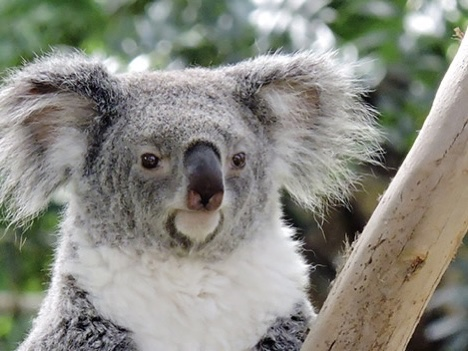
#> input picture mdkr imagenes/koala.jpeg, 468 x 351 px, found by its file name
$ python p9-bordes-1392.py
#> lines starting #> are read from the running program, lines starting #| are printed output that depends on the picture; after the words box and inside, x2 and y2 are one past the last pixel; in counts of white or black regions, pixels touching at a corner belong together
import cv2
print("Daniel Gallegos NC 1392 Problema 2")
# Cargar imagen
imagen = cv2.imread("mdkr imagenes/koala.jpeg")
#> imagen is the input picture: shape (351, 468, 3); mean B, G, R 128.8, 137.9, 137.3

# Comprobar imagen
if imagen is None:
    print("Error: no se pudo cargar la imagen.")
    exit()

# Convertir a escala de grises
gris = cv2.cvtColor(imagen, cv2.COLOR_BGR2GRAY)
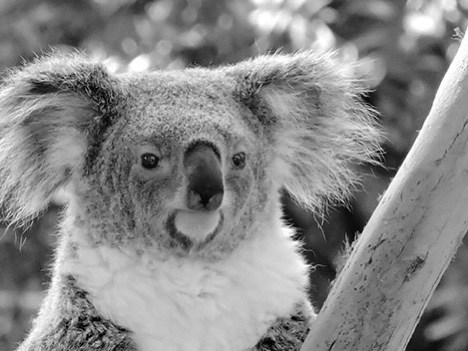
#> gris: shape (351, 468); min 0, max 255, mean 136.7

# Convertir a imagen binaria mediante umbral
_, binaria = cv2.threshold(
    gris,
    127,
    255,
    cv2.THRESH_BINARY
)
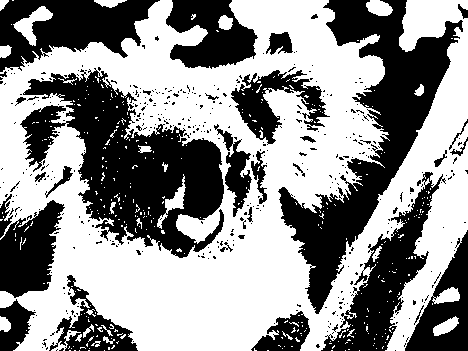
#> binaria: shape (351, 468); 56.7% white; 427 black regions (394 under 20 px)

# Detectar contornos
contornos, jerarquia = cv2.findContours(
    binaria,
    cv2.RETR_EXTERNAL,
    cv2.CHAIN_APPROX_SIMPLE
)
#> contornos = 202 contours, 189 with area under 20; largest, box (x1, y1, x2, y2) and area: (0, 0, 468, 351) 113088, (13, 6, 53, 46) 530, (366, 0, 393, 16) 287, (433, 316, 459, 336) 243, (218, 15, 233, 30) 144; jerarquia = 202 rows, first 6: [1, -1, -1, -1], [2, 0, -1, -1], [3, 1, -1, -1], [4, 2, -1, -1], [5, 3, -1, -1], [6, 4, -1, -1]

# Dibujar los contornos
resultado = imagen.copy()

cv2.drawContours(
    resultado,
    contornos,
    -1,
    (0, 255, 0),
    2
)
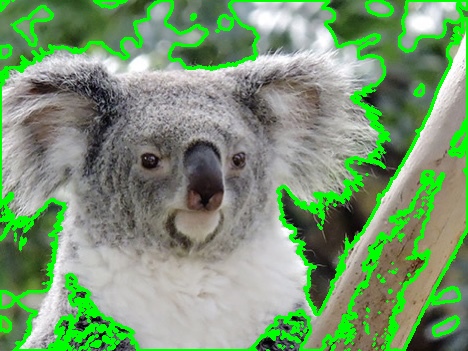
#> resultado: shape (351, 468, 3); 12.27% of pixels changed, all inside (x1, y1, x2, y2) = (0, 0, 468, 351)

# Mostrar resultados
cv2.imshow("Koala original 1392", imagen)
cv2.imshow("Koala binario 1392", binaria)
cv2.imshow("Koala contornos detectados 1392", resultado)

# Guardar resultado
cv2.imwrite(
    "mdkr resultados/koala_contornos_1392.jpeg",
    resultado
)

print("Cantidad de contornos encontrados:", len(contornos))
#| Cantidad de contornos encontrados: 202
print("Resultado guardado en mdkr resultados/koala_contornos_1392.jpeg")

# Esperar
cv2.waitKey(0)

# Cerrar ventanas
cv2.destroyAllWindows()
print("Daniel Gallegos NC 1392 Problema 2")
